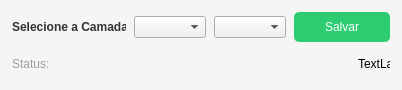
<?xml version="1.0" encoding="UTF-8"?>
<ui version="4.0">
 <class>RumoDialog</class>
 <widget class="QDialog" name="RumoDialog">
  <property name="geometry">
   <rect>
    <x>0</x>
    <y>0</y>
    <width>402</width>
    <height>90</height>
   </rect>
  </property>
  <property name="sizePolicy">
   <sizepolicy hsizetype="Preferred" vsizetype="Fixed">
    <horstretch>0</horstretch>
    <verstretch>0</verstretch>
   </sizepolicy>
  </property>
  <property name="minimumSize">
   <size>
    <width>402</width>
    <height>90</height>
   </size>
  </property>
  <property name="windowTitle">
   <string>Inserir Atributo na Tabela</string>
  </property>
  <property name="styleSheet">
   <string>
    QDialog {
        background-color: #f5f5f5;
    }
    QLineEdit {
        border: 1px solid #cccccc;
        border-radius: 5px;
        padding: 5px;
        background-color: #ffffff;
    }
    QLineEdit:focus {
        border-color: #4a90e2;
    }
    QPushButton {
        background-color: #4a90e2;
        color: white;
        border: none;
        border-radius: 5px;
        padding: 8px;
        min-width: 80px;
    }
    QPushButton:hover {
        background-color: #357abd;
    }
    QTableWidget {
        border: 1px solid #cccccc;
        border-radius: 1px;
        background-color: #ffffff;
        alternate-background-color: #f0f0f0;
    }
    QTableWidget::item {
        padding: 1px;
    }
    QPushButton#salvarButton {
        background-color: #2ecc71;
    }
    QPushButton#salvarButton:hover {
        background-color: #27ae60;
    }
   </string>
  </property>
  <layout class="QGridLayout" name="gridLayout">
   <property name="leftMargin">
    <number>12</number>
   </property>
   <property name="topMargin">
    <number>12</number>
   </property>
   <property name="rightMargin">
    <number>12</number>
   </property>
   <property name="bottomMargin">
    <number>12</number>
   </property>
   <property name="spacing">
    <number>8</number>
   </property>
   <item row="0" column="0">
    <layout class="QVBoxLayout" name="verticalLayout_2">
     <item>
      <layout class="QHBoxLayout" name="horizontalLayout_2">
       <item>
        <widget class="QLabel" name="select_camada">
         <property name="styleSheet">
          <string>color: #333333; font-weight: bold;</string>
         </property>
         <property name="text">
          <string>Selecione a Camada:</string>
         </property>
        </widget>
       </item>
       <item>
        <widget class="QComboBox" name="coluna_combo"/>
       </item>
       <item>
        <widget class="QComboBox" name="formatacao_combo"/>
       </item>
       <item>
        <spacer name="horizontalSpacer">
         <property name="orientation">
          <enum>Qt::Horizontal</enum>
         </property>
         <property name="sizeHint" stdset="0">
          <size>
           <width>40</width>
           <height>20</height>
          </size>
         </property>
        </spacer>
       </item>
       <item>
        <widget class="QPushButton" name="salvarButton">
         <property name="sizePolicy">
          <sizepolicy hsizetype="Fixed" vsizetype="Fixed">
           <horstretch>0</horstretch>
           <verstretch>0</verstretch>
          </sizepolicy>
         </property>
         <property name="minimumSize">
          <size>
           <width>96</width>
           <height>0</height>
          </size>
         </property>
         <property name="toolTip">
          <string>Salvar o traçado no mapa</string>
         </property>
         <property name="text">
          <string>Salvar</string>
         </property>
         <property name="icon">
          <iconset>
           <normaloff>:/plugins/icons/save.png</normaloff>:/plugins/icons/save.png</iconset>
         </property>
        </widget>
       </item>
      </layout>
     </item>
     <item>
      <layout class="QHBoxLayout" name="horizontalLayout">
       <item>
        <widget class="QLabel" name="status_label">
         <property name="palette">
          <palette>
           <active>
            <colorrole role="WindowText">
             <brush brushstyle="SolidPattern">
              <color alpha="255">
               <red>157</red>
               <green>157</green>
               <blue>157</blue>
              </color>
             </brush>
            </colorrole>
           </active>
           <inactive>
            <colorrole role="WindowText">
             <brush brushstyle="SolidPattern">
              <color alpha="255">
               <red>157</red>
               <green>157</green>
               <blue>157</blue>
              </color>
             </brush>
            </colorrole>
           </inactive>
           <disabled>
            <colorrole role="WindowText">
             <brush brushstyle="SolidPattern">
              <color alpha="255">
               <red>120</red>
               <green>120</green>
               <blue>120</blue>
              </color>
             </brush>
            </colorrole>
           </disabled>
          </palette>
         </property>
         <property name="text">
          <string>Status:</string>
         </property>
         <property name="scaledContents">
          <bool>false</bool>
         </property>
         <property name="wordWrap">
          <bool>false</bool>
         </property>
         <property name="openExternalLinks">
          <bool>false</bool>
         </property>
        </widget>
       </item>
       <item>
        <widget class="QLabel" name="icon">
         <property name="sizePolicy">
          <sizepolicy hsizetype="Preferred" vsizetype="Preferred">
           <horstretch>0</horstretch>
           <verstretch>0</verstretch>
          </sizepolicy>
         </property>
         <property name="maximumSize">
          <size>
           <width>32</width>
           <height>32</height>
          </size>
         </property>
         <property name="text">
          <string>TextLabel</string>
         </property>
        </widget>
       </item>
      </layout>
     </item>
    </layout>
   </item>
  </layout>
 </widget>
 <resources/>
 <connections/>
</ui>
